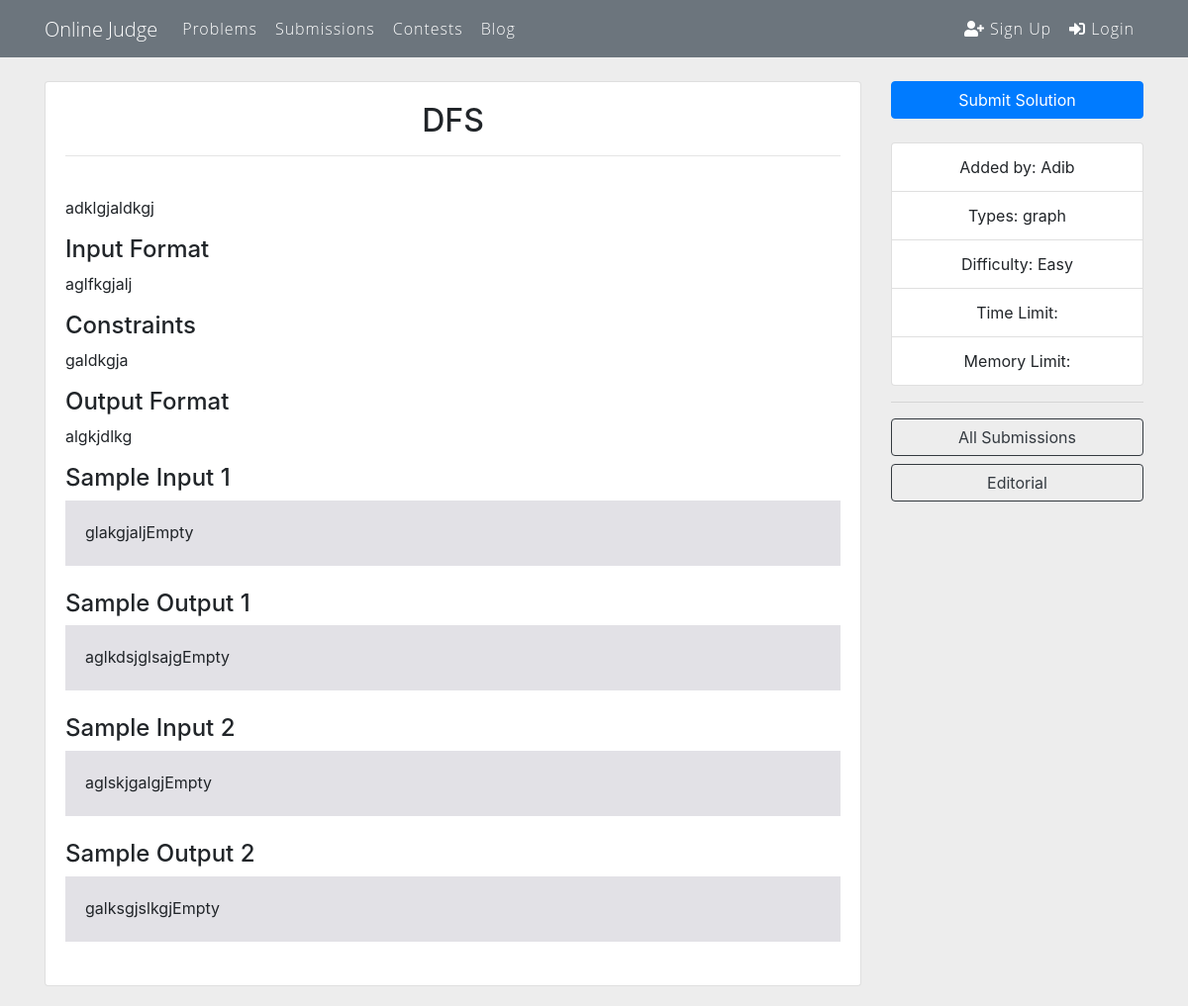
The page /problem/10/dfs/ on the database its author committed.
### judge/models.py (models this page shows, shortened)
class Problem(models.Model):
	OPTIONS = (
        ('Easy', 'Easy'),
        ('Medium', 'Medium'),
        ('Hard', 'Hard'),
    )
	title = models.CharField(max_length=150)
	code = models.CharField(max_length=20,
		unique=True,
		validators=[RegexValidator('^[\w-]+$', ('Problem code cannot have white space and can have only hyphens between letters and numbers'))])
	description = RichTextField(blank=False)
	input_format = RichTextField(blank=False)
	constraints = RichTextField(blank=False)
	output_format = RichTextField(blank=False)
	types = models.CharField(max_length=50)
	difficulty = models.CharField(max_length=10, choices=OPTIONS, default='Easy')
	sample_input1 = RichTextField(blank=False, default='Empty')
	sample_input2 = RichTextField(blank=False, default='Empty')
	sample_output1 = RichTextField(blank=False, default='Empty')
	sample_output2 = RichTextField(blank=False, default='Empty')
	author = models.ForeignKey(User, on_delete=models.CASCADE)
	created_date = models.DateTimeField(default=timezone.now)

### judge/views.py (the view)
# urls.py: path('problem/<int:pk>/<code>/', ProblemDetailView.as_view(), name='problem-detail'),
class ProblemDetailView(DetailView):
	template_name = 'judge/problem_detail.html'
	model = Problem
	def get_object(self):
		object = get_object_or_404(Problem, code=self.kwargs['code'])
		return object

### judge/templates/judge/problem_detail.html (shortened to what this page needs)
{% extends "base.html" %}
{% block content %}
	<div class="container">
		<div class="row">
			<div class="col-md-9">
				<div class="card" style="width: 100%;">
					<div class="card-body">
					    <h2 class="card-title text-center">  {{object.title }} </h2>
					    <hr>
					    <br>
					    <p class="card-text">{{ object.description|safe }}</p>
					    <h4>Input Format</h4>
					    <p class="card-text">{{ object.input_format|safe }}</p>
					    <h4>Constraints</h4>
					    <p class="card-text">{{ object.constraints|safe }}</p>
					    <h4>Output Format</h4>
					    <p class="card-text">{{ object.output_format|safe }}</p>
					    <h4>Sample Input 1</h4>
					    <div class="jumbo">
					    	{{ object.sample_input1|safe }}
					    </div>
					    <br>
					    <h4>Sample Output 1</h4>
					    <div class="jumbo">
					    	{{ object.sample_output1|safe }}
					    </div>
					    <br>
					    <h4>Sample Input 2</h4>
					    <div class="jumbo">
					    	{{ object.sample_input2|safe }}
					    </div>
					    <br>
					    <h4>Sample Output 2</h4>
					    <div class="jumbo">
					    	{{ object.sample_output2|safe }}
					    </div>
					    <br>
					  </div>
				    </div>
				</div>
			<div class="col-md-3">
				<a href="#" class="btn btn-primary btn-block">Submit Solution</a>
				<br>
				<ul class="list-group">
					<li class="list-group-item">Added by: {{ object.author }}</li>
					<li class="list-group-item">Types: {{ object.types }}</li>
					<li class="list-group-item">Difficulty: {{ object.difficulty }}</li>
				    <li class="list-group-item">Time Limit: </li>
			   	    <li class="list-group-item">Memory Limit: </li>
				</ul>
				<hr>
				<a href="#" class="btn btn-outline-dark btn-block">All Submissions</a>
				<a href="#" class="btn btn-outline-dark btn-block">Editorial</a>
			</div>
		</div>
	</div>
{% endblock content %}

### accounts/templates/base.html (style rules this page uses)
body { margin: 0px; padding: 0px; }
a { font-weight: 300; }

### accounts/templates/accounts/navbar.html (style rules this page uses)
ul { margin: auto 0; padding: 0; list-style: none; display: table; text-align: center; }
li { display: table-cell; position: relative; padding: 2px 1px; }

### judge/templates/judge/problem_detail.html (style rules this page uses)
body { background: #ededed; }
.card { margin-bottom: 20px; }
.card-text { margin-bottom: 0px; }
.jumbo { width: 100%; background-color:#e2e1e6; padding: 20px 20px 6px 20px; }

### rows shown on the page
Problem: title "DFS", description "adklgjaldkgj", input_format "aglfkgjalj", constraints "galdkgja", output_format "algkjdlkg", sample_input1 "glakgjaljEmpty", sample_output1 "aglkdsjglsajgEmpty", sample_input2 "aglskjgalgjEmpty", sample_output2 "galksgjslkgjEmpty", author "Adib", types "graph", difficulty "Easy"
